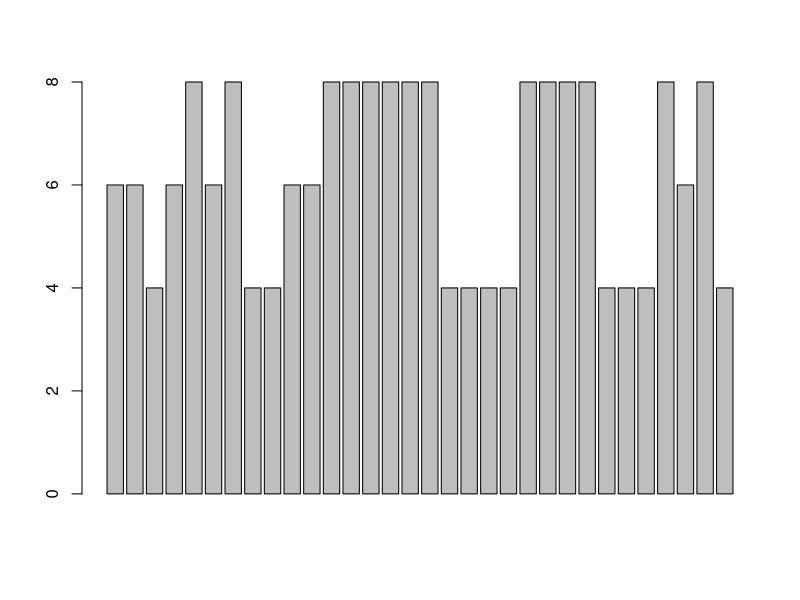
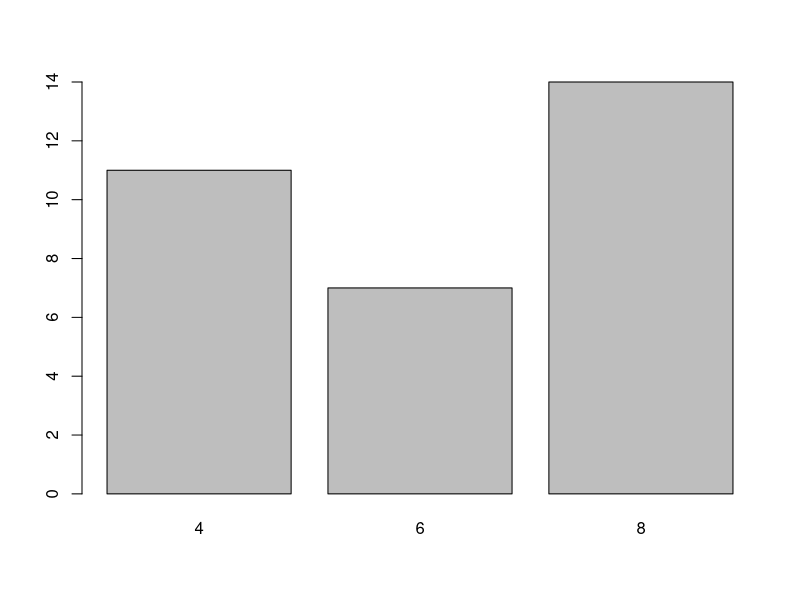
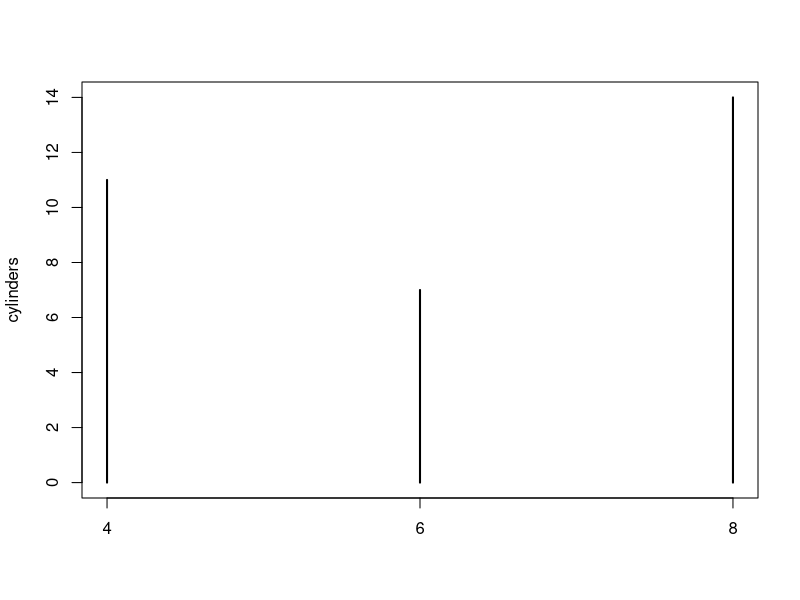
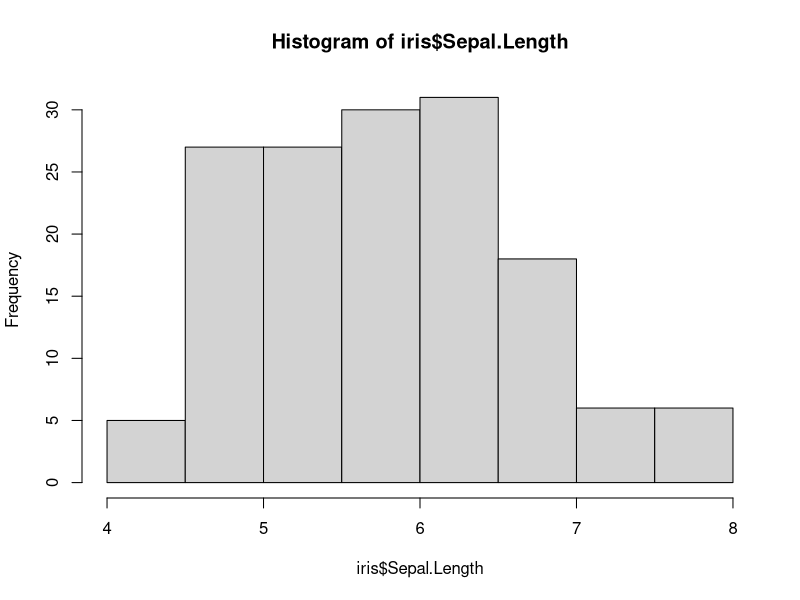
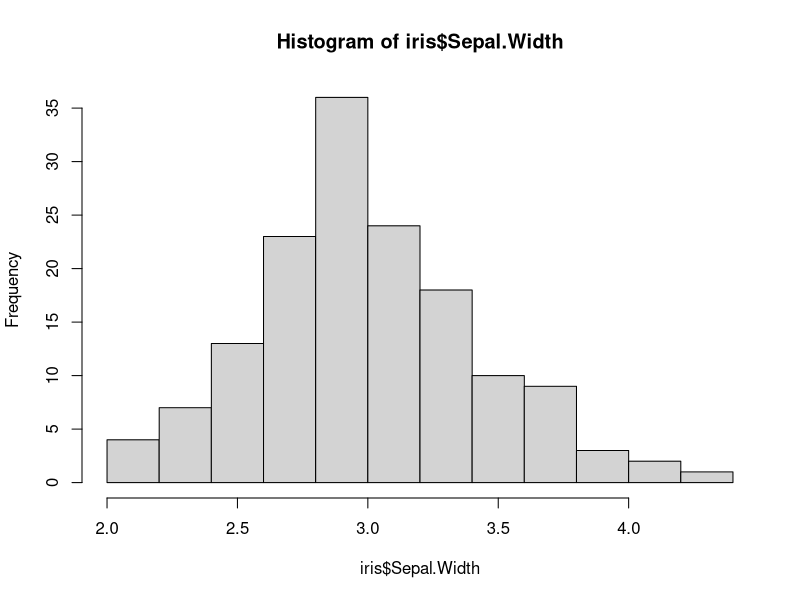
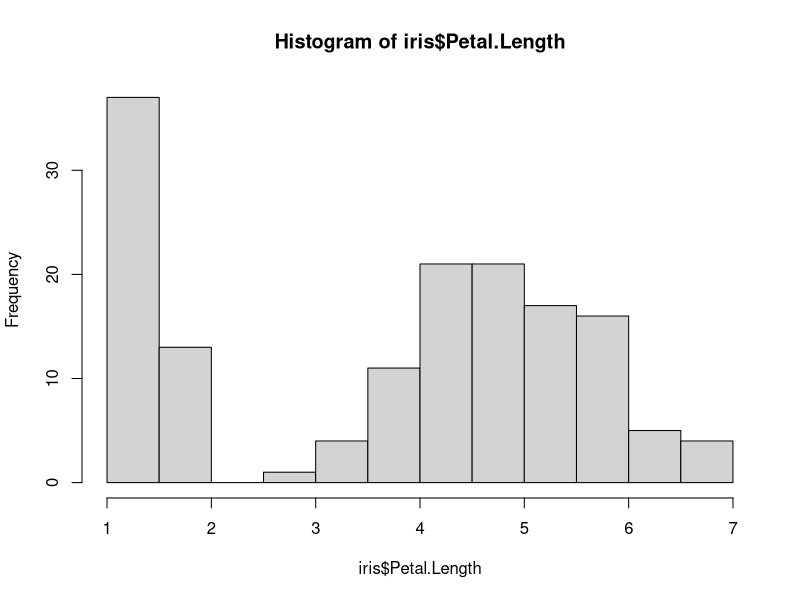
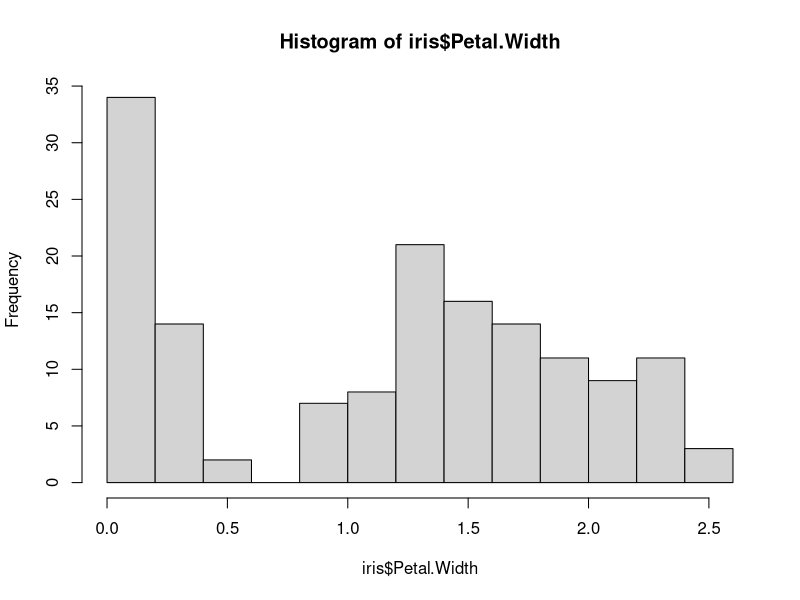
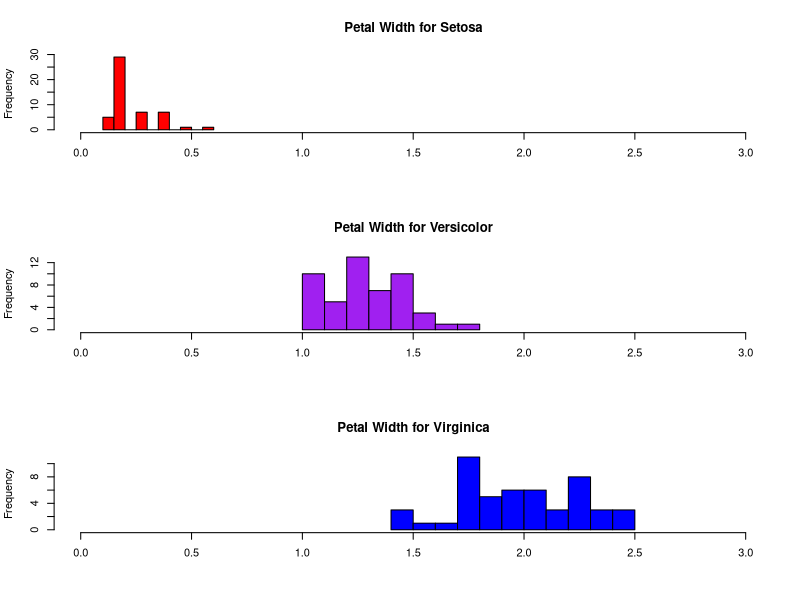

Recreate these plots in R, in order.
# 1
rm(list = ls())
library(datasets)
?mtcars
head(mtcars)

barplot(mtcars$cyl)
cylinders <- table(mtcars$cyl)
cylinders
barplot(cylinders)
plot(cylinders)

#2
?iris
head(iris)
# BASIC HISTOGRAMS #########################################

hist(iris$Sepal.Length)
hist(iris$Sepal.Width)
hist(iris$Petal.Length)
hist(iris$Petal.Width)

# HISTOGRAM BY GROUP #######################################

# Put graphs in 3 rows and 1 column
par(mfrow = c(3, 1))

# Histograms for each species using options
hist(iris$Petal.Width[iris$Species == "setosa"],
     xlim = c(0, 3),
     breaks = 9,
     main = "Petal Width for Setosa",
     xlab = "",
     col = "red")

hist(iris$Petal.Width [iris$Species == "versicolor"],
     xlim = c(0, 3),
     breaks = 9,
     main = "Petal Width for Versicolor",
     xlab = "",
     col = "purple")

hist(iris$Petal.Width [iris$Species == "virginica"],
     xlim = c(0, 3),
     breaks = 9,
     main = "Petal Width for Virginica",
     xlab = "",
     col = "blue")

# Restore graphic parameter
par(mfrow=c(1, 1))

# 3. Scatterplot ----
# LOAD DATA ################################################

?mtcars
head(mtcars)

# PLOTS ####################################################

# Good to first check univariate distributions
hist(mtcars$wt)
hist(mtcars$mpg)

# Basic X-Y plot for two quantitative variables
plot(mtcars$wt, mtcars$mpg)

# Add some options
plot(mtcars$wt, mtcars$mpg,
     pch = 19,         # Solid circle
     cex = 1.5,        # Make 150% size
     col = "#cc0000",  # Red
     main = "MPG as a Function of Weight of Cars",
     xlab = "Weight (in 1000 pounds)",
     ylab = "MPG")

# boxplot
par(mar=c(7,5,1,1)) # more space to labels
boxplot(iris,las=2)

# 4. Overlaying plots ----

# Annual Canadian Lynx trappings 1821-1934
?lynx
head(lynx)

# HISTOGRAM ################################################

# Default
hist(lynx)

# Add some options
hist(lynx,
     breaks = 14,          # "Suggests" 14 bins
     freq   = FALSE,       # Axis shows density, not freq.
     col    = "thistle1",  # Color for histogram
     main   = paste("Histogram of Annual Canadian Lynx",
                    "Trappings, 1821-1934"),
     xlab   = "Number of Lynx Trapped")

# Add a normal distribution
curve(dnorm(x, mean = mean(lynx), sd = sd(lynx)),
      col = "thistle4",  # Color of curve
      lwd = 2,           # Line width of 2 pixels
      add = TRUE)        # Superimpose on previous graph

# Add two kernel density estimators
lines(density(lynx), col = "blue", lwd = 2)
lines(density(lynx, adjust = 3), col = "purple", lwd = 2)

# Add a rug plot
rug(lynx, lwd = 2, col = "gray")
